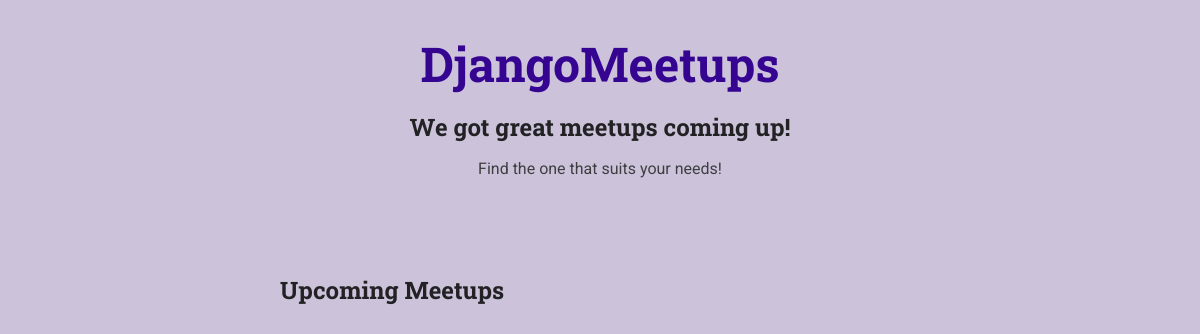
The app's page /, older data.
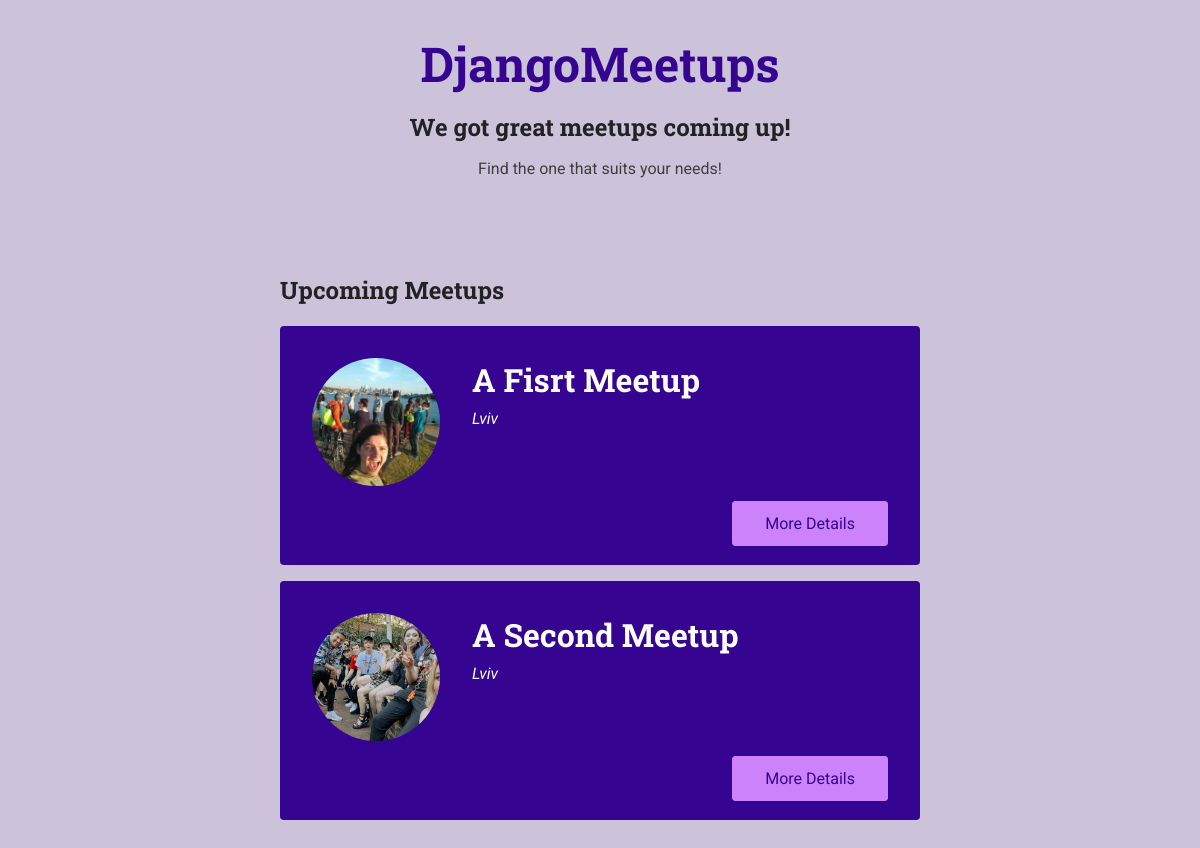
The same page, newer data.
### meetups/models.py (models this page shows, shortened)
class Meetup(models.Model):
    title=models.CharField(max_length=200)
    organizer_email = models.EmailField()
    date= models.DateField()
    slug=models.SlugField(unique=True)
    description=models.TextField()
    image = models.ImageField(upload_to='images')
    location = models.ForeignKey(Location, on_delete=models.CASCADE)
    participants = models.ManyToManyField(Participant, blank = True, null=True)

### meetups/views.py (the view)
# urls.py: path('', views.index, name='all-meetups'), # our-domain.com/meetups
def index(request):
    meetups = Meetup.objects.all()
    return render(request, 'meetups/index.html', {
        'meetups': meetups
    })

### meetups/templates/meetups/index.html (shortened to what this page needs)
{% extends 'meetups/base/base.html' %}
{% load static %}
{% block site_css %}
<link rel="stylesheet" href="{% static 'meetups/styles/all-meetups.css' %}">
{% endblock %}
{% block main_heading %}
We got great meetups coming up!
{% endblock %}
{% block header_content %}
Find the one that suits your needs!
{% endblock %}
{% block body %}
<section>
    <h2>Upcoming Meetups</h2>
    <ol>
        {% for meetup_item in meetups %}
            {% include 'meetups/includes/meetup-item.html' with title=meetup_item.title image=meetup_item.image.url location='Lviv' slug=meetup_item.slug %}
        {% endfor %}
    </ol>
</section>
{% endblock %}

### meetups/templates/meetups/includes/meetup-item.html
<li class='meetup-item'>
    <article>
        <div class='meetup-summary'>
            <div class='meetup-image'>
                <img src="{{ image }}" alt="{{ title }}" />
            </div>
            <div class='meetup-details'>
                <h3>{{ title }}</h3>
                <address>{{ location }}</address>
            </div>
        </div>
        <div class= 'meetup-actions'>
            <a href="{% url "meetup-detail" slug %}" class="btn">More Details</a>
        </div>
    </article>
</li>

Row changes from the older to the newer data that the page shows:
added Meetup: shows a picture, title "A Fisrt Meetup", location "Lviv"
added Meetup: shows a picture, title "A Second Meetup", location "Lviv"
